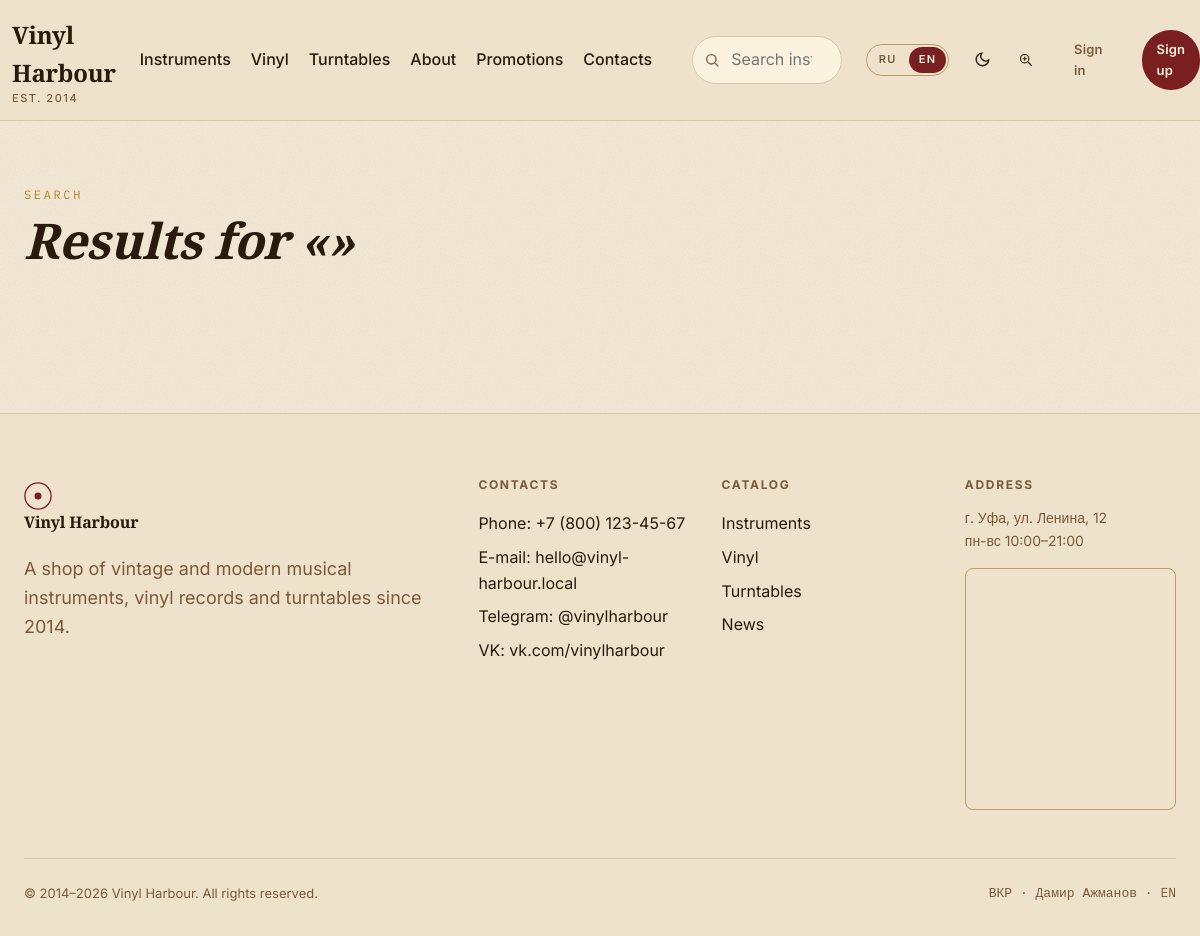
The app's page /search?lang=en with its own data.
### app/models.py (models this page shows, shortened)
class Category(db.Model):
    __tablename__ = "categories"
    id = db.Column(db.Integer, primary_key=True)
    slug = db.Column(db.String(64), unique=True, nullable=False)
    name_ru = db.Column(db.String(120), nullable=False)
    name_en = db.Column(db.String(120), nullable=False)
    description_ru = db.Column(db.Text, default="")
    description_en = db.Column(db.Text, default="")
    products = db.relationship("Product", backref="category", lazy="dynamic")

### app/blueprints/main/routes.py (the view, shortened to what this page needs)
@bp.route("/search")
def search():
    q = request.args.get("q", "").strip()
    products = []
    news_items = []
    return render_template("search.html", q=q, products=products, news_items=news_items)

### app/i18n.py (called while the page is built)
def translations(lang):
    return TRANSLATIONS.get(lang, TRANSLATIONS["ru"])

### app/templates/search.html (shortened to what this page needs)
{% extends 'base.html' %}
{% from '_macros.html' import product_card %}
{% block content %}
<section class="section">
  <div class="container">
    <div class="section-eyebrow">{{ t.search }}</div>
    <h1 style="font-style: italic;">{% if lang=='en' %}Results for{% else %}Результаты по запросу{% endif %} «{{ q }}»</h1>
  </div>
</section>
{% endblock %}

### app/templates/base.html (shortened to what this page needs)
<!DOCTYPE html>
<html lang="{{ lang }}">
<head>
  <link rel="stylesheet" href="{{ url_for('static', filename='css/style.css') }}">
</head>
<body>
<header class="site-header">
  <div class="container header-top">
    <a href="{{ url_for('main.index') }}" class="logo" aria-label="{{ t.site_name }}">
      <span>{{ t.site_name }}<small>EST. 2014</small></span>
    </a>
    <nav class="nav-main">
      <a href="{{ url_for('catalog.category', slug='instruments') }}">{{ t.instruments }}</a>
      <a href="{{ url_for('catalog.category', slug='vinyl') }}">{{ t.vinyl }}</a>
      <a href="{{ url_for('catalog.category', slug='players') }}">{{ t.players }}</a>
      <a href="{{ url_for('main.index') }}#about">{{ t.about }}</a>
      <a href="{{ url_for('main.index') }}#promotions">{{ t.promotions }}</a>
      <a href="{{ url_for('main.index') }}#contacts">{{ t.contacts }}</a>
    </nav>
    <form action="{{ url_for('main.search') }}" method="get" class="search-form-header" role="search">
      <svg width="16" height="16" viewBox="0 0 24 24" fill="none" stroke="currentColor" stroke-width="2"><circle cx="11" cy="11" r="7"/><path d="m21 21-4.3-4.3"/></svg>
      <input type="search" name="q" placeholder="{{ t.search_placeholder }}" autocomplete="off" data-search-input>
    </form>
    <div class="lang-toggle" role="group" aria-label="Language">
      <a href="?lang=ru" class="{% if lang=='ru' %}active{% endif %}">RU</a>
      <a href="?lang=en" class="{% if lang=='en' %}active{% endif %}">EN</a>
    </div>
    <button class="icon-btn" data-theme-toggle aria-label="{{ t.theme_dark }}" title="{{ t.theme_dark }}"></button>
    <button class="icon-btn" data-vision-toggle aria-label="{{ t.vision_mode }}" title="{{ t.vision_mode }}">
      <svg width="20" height="20" viewBox="0 0 24 24" fill="none" stroke="currentColor" stroke-width="1.6"><circle cx="11" cy="11" r="6"/><path d="m21 21-5-5"/><path d="M11 8v6M8 11h6" stroke-width="1.4"/></svg>
    </button>
    {% if current_user.is_authenticated %}
      <a href="{{ url_for('cart.index') }}" class="icon-btn cart-btn" aria-label="{{ t.cart }}">
        <svg width="20" height="20" viewBox="0 0 24 24" fill="none" stroke="currentColor" stroke-width="1.6"><path d="M6 6h15l-1.5 9h-12z"/><circle cx="9" cy="20" r="1.5"/><circle cx="18" cy="20" r="1.5"/><path d="M6 6 5 3H2"/></svg>
        {% set cart_count = current_user.cart_items.count() %}
        {% if cart_count %}<span class="badge">{{ cart_count }}</span>{% endif %}
      </a>
      <a href="{{ url_for('account.index') }}" class="icon-btn" aria-label="{{ t.account }}" title="{{ t.account }}">
        <svg width="20" height="20" viewBox="0 0 24 24" fill="none" stroke="currentColor" stroke-width="1.6"><circle cx="12" cy="8" r="4"/><path d="M4 21c0-4 4-7 8-7s8 3 8 7"/></svg>
      </a>
      {% if current_user.is_admin %}<a href="{{ url_for('admin.index') }}" class="btn btn-outline btn-sm">{{ t.admin }}</a>{% endif %}
      <a href="{{ url_for('auth.logout') }}" class="btn btn-ghost btn-sm">{{ t.logout }}</a>
    {% else %}
      <a href="{{ url_for('auth.login') }}" class="btn btn-ghost btn-sm">{{ t.login }}</a>
      <a href="{{ url_for('auth.register') }}" class="btn btn-primary btn-sm">{{ t.register }}</a>
    {% endif %}
  </div>
</header>
<main>
  {% block content %}{% endblock %}
</main>
<footer class="site-footer" id="contacts">
  <div class="container">
    <div class="footer-grid">
      <div>
        <a href="{{ url_for('main.index') }}" class="logo">
          <svg width="28" height="28" viewBox="0 0 32 32" fill="none">
            <circle cx="16" cy="16" r="15" stroke="currentColor" stroke-width="1.5"/>
            <circle cx="16" cy="16" r="4" fill="currentColor"/>
          </svg>
          <span>{{ t.site_name }}</span>
        </a>
        <p style="margin-top: 1rem; color: var(--color-text-muted);">{{ t.footer_about }}</p>
      </div>
      <div>
        <h4>{{ t.contacts }}</h4>
        <a href="tel:+78001234567">{{ t.phone }}: +7 (800) 123-45-67</a>
        <a href="mailto:hello@vinyl-harbour.local">{{ t.email }}: hello@vinyl-harbour.local</a>
        <a href="#">Telegram: @vinylharbour</a>
        <a href="#">VK: vk.com/vinylharbour</a>
      </div>
      <div>
        <h4>{{ t.catalog }}</h4>
        <a href="{{ url_for('catalog.category', slug='instruments') }}">{{ t.instruments }}</a>
        <a href="{{ url_for('catalog.category', slug='vinyl') }}">{{ t.vinyl }}</a>
        <a href="{{ url_for('catalog.category', slug='players') }}">{{ t.players }}</a>
        <a href="{{ url_for('main.news_list') }}">{{ t.news }}</a>
      </div>
      <div>
        <h4>{{ t.address }}</h4>
        <p style="font-size: 0.875rem; color: var(--color-text-muted);">г. Уфа, ул. Ленина, 12<br>пн-вс 10:00–21:00</p>
        <div class="map-embed">
          <iframe src="https://yandex.ru/map-widget/v1/?ll=55.957727%2C54.735152&z=14&pt=55.957727,54.735152,pm2rdm" loading="lazy" allowfullscreen title="Карта"></iframe>
        </div>
      </div>
    </div>
    <div class="copyright">
      <span>© 2014–2026 {{ t.site_name }}. {{ t.rights }}.</span>
      <span style="font-family: var(--font-mono);">ВКР · Дамир Ажманов · {{ lang|upper }}</span>
    </div>
  </div>
</footer>
</body>
</html>

### records on screen
Category: instruments "Instruments"
Category: vinyl "Vinyl"
Category: players "Turntables"

### other values on screen
{{ t.site_name }} "Vinyl Harbour"
{{ t.about }} "About"
{{ t.promotions }} "Promotions"
{{ t.contacts }} "Contacts"
{{ t.login }} "Sign in"
{{ t.register }} "Sign up"
{{ t.search }} "SEARCH"
{{ t.footer_about }} "A shop of vintage and modern musical instruments, vinyl records and turntables since 2014."
{{ t.contacts }} "CONTACTS"
{{ t.phone }} "Phone"
{{ t.email }} "E-mail"
{{ t.catalog }} "CATALOG"
{{ t.news }} "News"
{{ t.address }} "ADDRESS"
{{ t.rights }} "All rights reserved"
